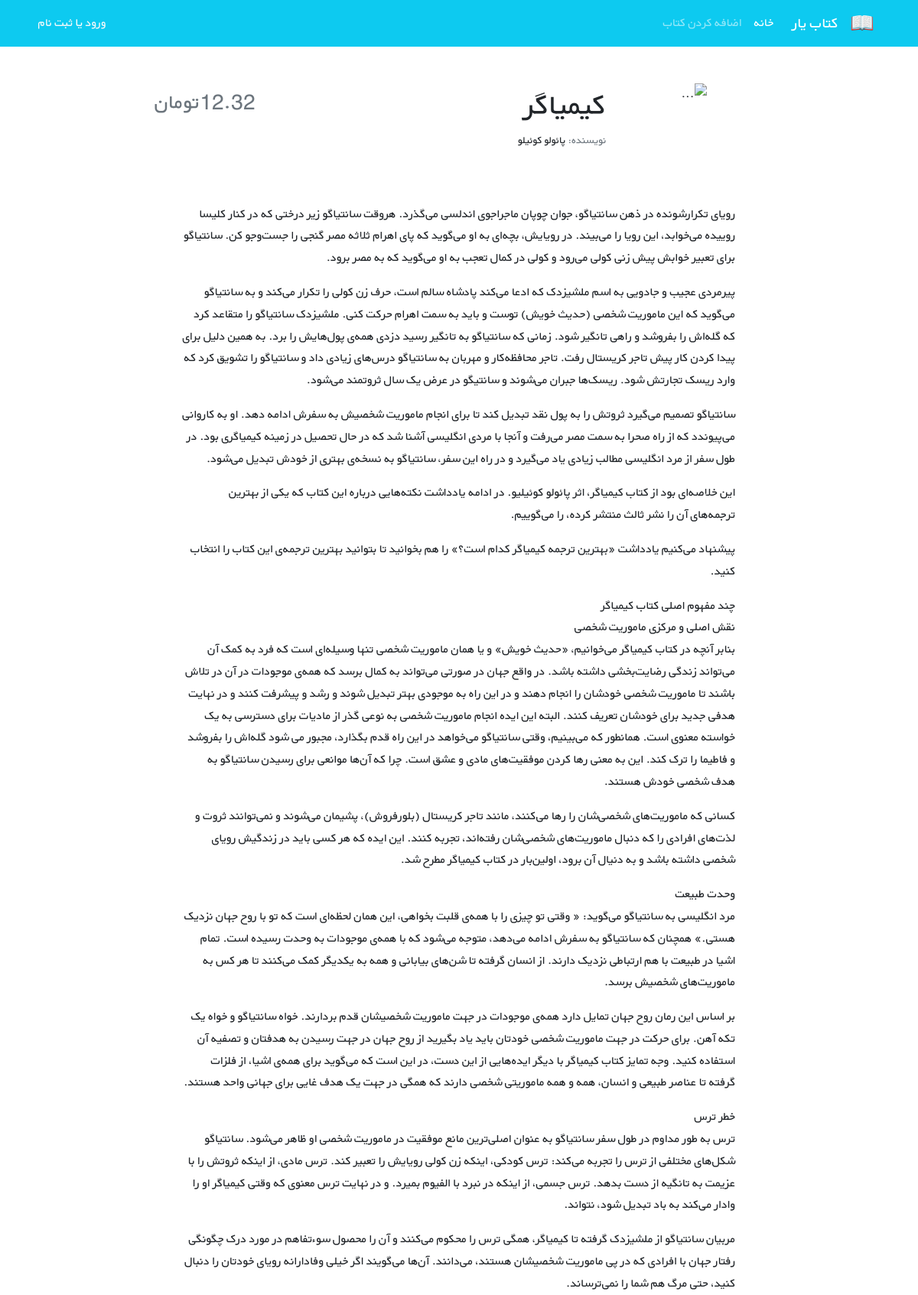
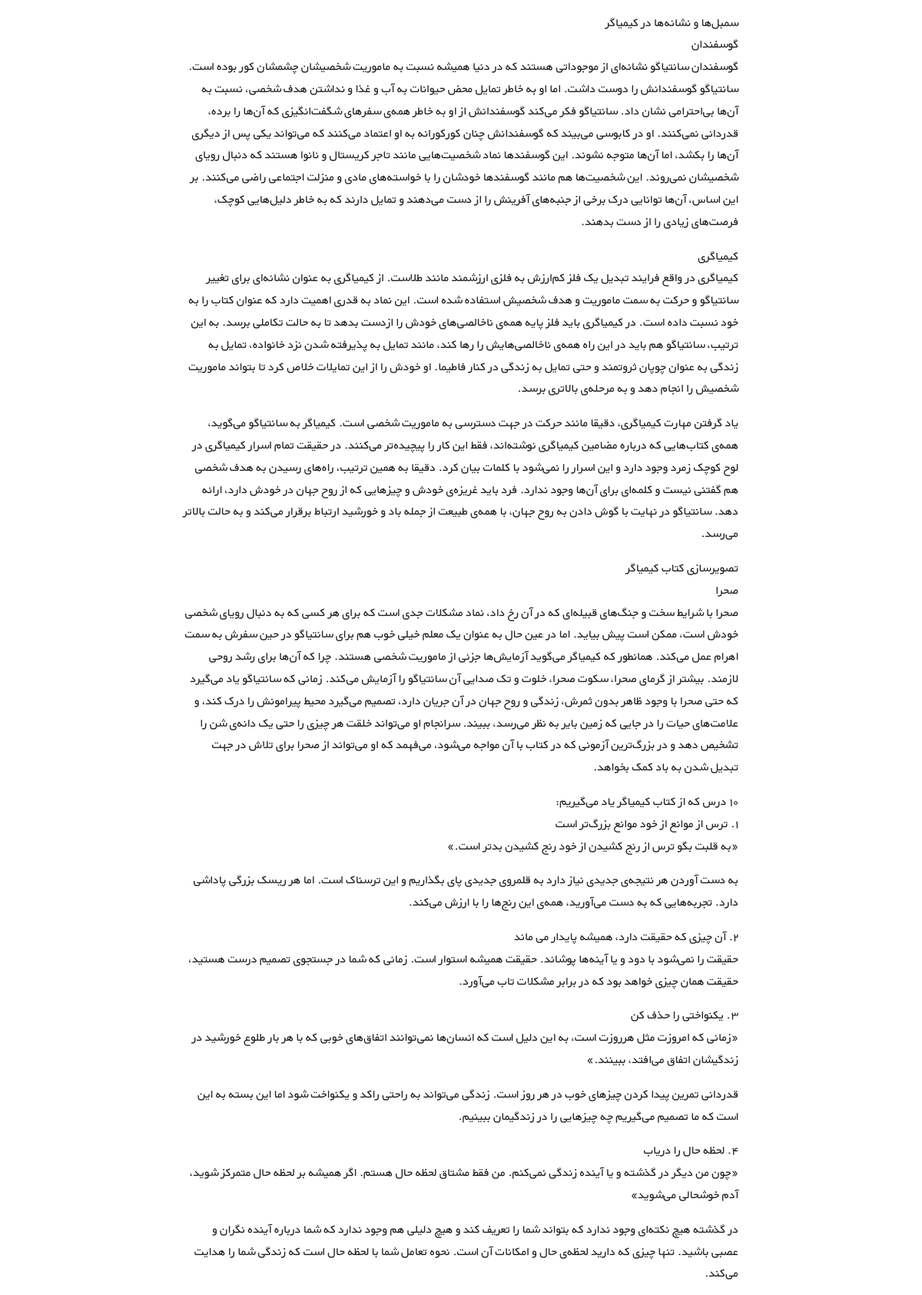
The page /books/6/ (upper part) on the database its author committed (2 pictures, top to bottom).
### books/models.py (models this page shows, shortened)
class Book(models.Model):
    title = models.CharField(max_length=200)
    author = models.CharField(max_length=200)
    description = models.TextField()
    price = models.DecimalField(max_digits=5, decimal_places=2)

### books/views.py (the view)
# urls.py: path('<int:pk>/', BookDetailView.as_view(), name='book_detail'),
class BookDetailView(generic.DetailView):
    model = Book
    template_name = 'books/book_detail.html'

### books/templates/books/book_detail.html (shortened to what this page needs)
{% extends "_base.html" %}
{% block content %}
    <div class="container mt-5" dir="rtl">
        <div class="">
            <div class="">
                <div class="d-flex justify-content-center">
                    <div class="row w-sm-75 w-100">
                        <div class="col-xs-12 col-md-3 d-flex justify-content-center">
                            <div>
                                <img src="https://newcdn.fidibo.com/images/books/65579_50411_normal.jpg"
                                    class="img-fluid rounded-start" alt="...">
                            </div>
                        </div>
                        <div class="col-xs-12 col-md-6 text-center text-md-end mt-md-1 mt-4">
                            <h1>{{ book.title }}</h1>
                            <h5 class="small my-1"><span class="text-muted">نویسنده: </span>{{ book.author }}</h5>
                        </div>
                        <div class="col-xs-12 col-md-3 d-flex flex-column">
                            <h3 class="align-self-center pt-2 text-muted align-self-md-end">
                                {{ book.price }}تومان
                            </h3>
                        </div>
                    </div>
                </div>
                <div class="d-flex justify-content-center">
                    <div class="my-3 p-5 w-sm-75 w-100">
                        {{ book.description|linebreaks }}
                    </div>
                </div>
            </div>
        </div>
    </div>
{% endblock content %}

### templates/_base.html (shortened to what this page needs)
{% load static %}
<!DOCTYPE html>
<html lang="en">
<head>
    <link href="https://cdn.jsdelivr.net/npm/bootstrap@5.1.3/dist/css/bootstrap.min.css" rel="stylesheet"
>
    <link rel="stylesheet" href="{% static 'css/style.css' %}">
</head>
<body>
    <nav class="navbar navbar-expand-lg navbar-dark bg-info" dir="rtl">
        <div class="container">
            <a class="navbar-brand" href="#">
                <img src="{% static "icons/book.png" %}" alt="" height="30"
                     class="d-inline-block align-text-top">
            </a>
            <a class="navbar-brand mx-3" href="#">کتاب یار</a>
            <div class="collapse navbar-collapse" id="navbarNavAltMarkup">
                <div class="navbar-nav">
                    <a class="nav-link active" aria-current="page" href="{% url 'book_list' %}">خانه</a>
                    <a class="nav-link" href="{% url 'book_create' %}">اضافه کردن کتاب</a>
                </div>
            </div>
            <div class="mx-2 text-white">
                {% if user.is_authenticated %}
                    <button>خوش آمدی {{ user.username }}</button>
                    <form action="{% url 'logout' %}" method='post'>
                        {% csrf_token %}
                        <button style='width:100%'>خروج</button>
                    </form>
                {% else %}
                    <a class="link-light text-decoration-none" href="{% url 'login' %}">ورود</a>
                    <span>یا</span>
                    <a class="link-light text-decoration-none" href="{% url 'signup' %}">ثبت نام</a>
                {% endif %}
            </div>
        </div>
    </nav>
    <div class="container">
        {% block content %}
        {%endblock content %}
    </div>
</body>
</html>

### static/css/style.css (style rules this page uses)
* { font-family: 'BYekan', sans-serif; line-height: 1.8rem; }
@media (min-width: 576px) { .w-sm-75 { width: 75%!important; } }

### rows shown on the page
Book: title "کیمیاگر", author "پائولو کوئیلو", price "12.32", description "رویای تکرارشونده در ذهن سانتیاگو، جوان چوپان ماجراجوی اندلسی می‌گذرد. هروقت سانتیاگو زیر درختی که در کنار کلیسا روییده می‌خوابد، این رویا را می‌بیند. در رویایش، بچه‌ای به او می‌گوید که پای اهرام ثلاثه مصر گنجی را جست‌و‌جو کن. سانتیاگو برای تعبیر خوابش پیش زنی کولی می‌رود و کولی در کمال تعجب به او می‌گوید که به مصر برود. پیرمردی عجیب و جادویی به اسم ملشیزدک که ادعا می‌کند پادشاه سالم است، حرف زن کولی را تکرار می‌کند و به سانتیاگو می‌گوید که این ماموریت شخصی (حدیث خویش) توست و باید به سمت اهرام حرکت کنی. ملشیزدک سانتیاگو را متقاعد کرد که گله‌اش را بفروشد و راهی تانگیر شود. زمانی که سانتیاگو به تانگیر رسید دزدی همه‌ی پول‌هایش را برد. به همین دلیل برای پیدا کردن کار پیش تاجر کریستال رفت. تاجر…"
